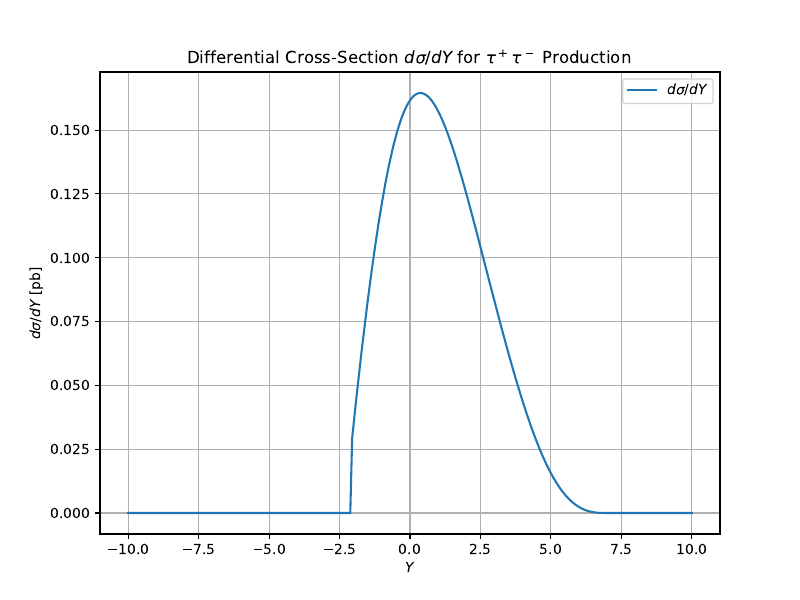

This figure's Python source:

#----------------------------------------------------------------
#----------------------------------------------------------------

import numpy as np
import math
import scipy.integrate as integrate
import matplotlib.pyplot as plt

# Constants in GeV
ALPHA2PI = 7.2973525693e-3 / math.pi  # Fine structure constant divided by pi
emass = 5.1099895e-4  # Electron mass in GeV
pmass = 0.938272081   # Proton mass in GeV

q2emax = 100.0         # Maximum photon virtuality for electron in GeV^2
q2pmax = 100.0         # Maximum photon virtuality for proton in GeV^2

W0 = 10.0             # Minimum W value in GeV

eEbeam = 50.0         # Electron beam energy in GeV
pEbeam = 7000.0       # Proton beam energy in GeV

s_cms = 4.0 * eEbeam * pEbeam

# Elastic Form Factors (Dipole Approximation)
def G_E(Q2):
    return (1 + Q2 / 0.71) ** (-4)

def G_M(Q2):
    return 7.78 * G_E(Q2)

# Minimum Photon Virtuality
def qmin2(mass, y):
    return mass * mass * y * y / (1 - y) if y < 1 else float('inf')


#----------------------------------------------------------------

# Photon Flux from Electron
def flux_y_electron(ye, q2e):
    if ye <= 0 or ye >= 1 or q2e <= 0 or q2e > q2emax:
        return 0.0
    qmin2v = qmin2(emass, ye)
    if q2e < qmin2v:
        return 0.0
    flux = ALPHA2PI / (ye * q2e) * ((1 - ye) * (1 - qmin2v / q2e) + 0.5 * ye**2)
    return flux

#----------------------------------------------------------------

# Photon Flux from Proton
def flux_y_proton(yp):
    if yp <= 0 or yp >= 1:
        return 0.0
    qmin2p = qmin2(pmass, yp)
    if qmin2p <= 0:
        return 0.0

    def lnQ2p_integrand(lnQ2p):
        Q2p = np.exp(lnQ2p)
        if Q2p < qmin2p or Q2p > q2pmax:
            return 0.0
        gE2 = G_E(Q2p)
        gM2 = G_M(Q2p)
        formE = (4 * pmass**2 * gE2 + Q2p * gM2) / (4 * pmass**2 + Q2p)
        formM = gM2
        flux = ALPHA2PI / (yp * Q2p) * ((1 - yp) * (1 - qmin2p / Q2p) * formE + 0.5 * yp**2 * formM)
        return flux * Q2p  # Multiply by Q2p to account for dQ^2 = Q^2 d(lnQ^2)

    result_lnQ2p, _ = integrate.quad(lnQ2p_integrand, math.log(qmin2p), math.log(q2pmax), epsrel=1e-4)
    return result_lnQ2p

#----------------------------------------------------------------

# Tau-Tau Production Cross-Section Calculation at Given W
def cs_tautau_w_condition(W):
    alpha = 1 / 137.0
    hbarc2 = 0.389  # Conversion factor to pb
    mtau = 1.77686  # Tau mass in GeV
    if W < 2 * mtau:
        return 0.0
    beta = math.sqrt(1.0 - 4.0 * mtau**2 / W**2)
    cross_section = (4 * math.pi * alpha**2 * hbarc2) / W**2 * beta * (
        (3 - beta**4) / (2 * beta) * math.log((1 + beta) / (1 - beta)) - 2 + beta**2
    ) * 1e9
    return cross_section


#----------------------------------------------------------------

# Calculate dSigma/dY for a given Y
def dSigma_dY(Y):
    def integrand(W):
        yp = W * math.exp(Y) / (2 * pEbeam)
        ye = W * math.exp(-Y) / (2 * eEbeam)

        if yp <= 0 or yp >= 1 or ye <= 0 or ye >= 1:
            return 0.0
        
        q2e = 100 # -W**2 + ye * yp * s_cms
        if q2e <= 0 or q2e > q2emax:
            return 0.0

        jacobian = abs(-2 * W)  # Include the Jacobian
        flux_e = flux_y_electron(ye, q2e)
        flux_p = flux_y_proton(yp)

        return cs_tautau_w_condition(W) * flux_e * flux_p * W * jacobian
    
    s_cms = 4.0 * eEbeam * pEbeam
    W_min = W0
    W_max = math.sqrt(s_cms)

    result, _ = integrate.quad(integrand, W_min, W_max, epsrel=1e-4)
    return 2 / s_cms * result


#----------------------------------------------------------------

# Compute dSigma/dY for a range of Y values
Y_values = np.linspace(-10, 10, 303)
dSigma_values = [dSigma_dY(Y) for Y in Y_values]


#----------------------------------------------------------------

# Save results to a file
output_data = np.column_stack((Y_values, dSigma_values))

header = (
    "Rapidity (Y)   dSigma/dY [pb]\n"
    f"eEbeam: {eEbeam} GeV, pEbeam: {pEbeam} GeV\n"
    f"q2emax: {q2emax}, q2pmax: {q2pmax}"
)
np.savetxt("dSigma_dY_tau_tau_exact_exalstic.txt", output_data, header=header, fmt="%0.8e")


#----------------------------------------------------------------

# Plot the results
plt.figure(figsize=(8, 6))
plt.plot(Y_values, dSigma_values, label=r"$d\sigma/dY$")
plt.xlabel(r"$Y$")
plt.ylabel(r"$d\sigma/dY$ [pb]")
plt.title(r"Differential Cross-Section $d\sigma/dY$ for $\tau^+\tau^-$ Production")
plt.legend()
plt.grid()
plt.savefig("dSigma_dY_tau_tau_exact_exalstic.pdf")
plt.show()


#----------------------------------------------------------------
#----------------------------------------------------------------

